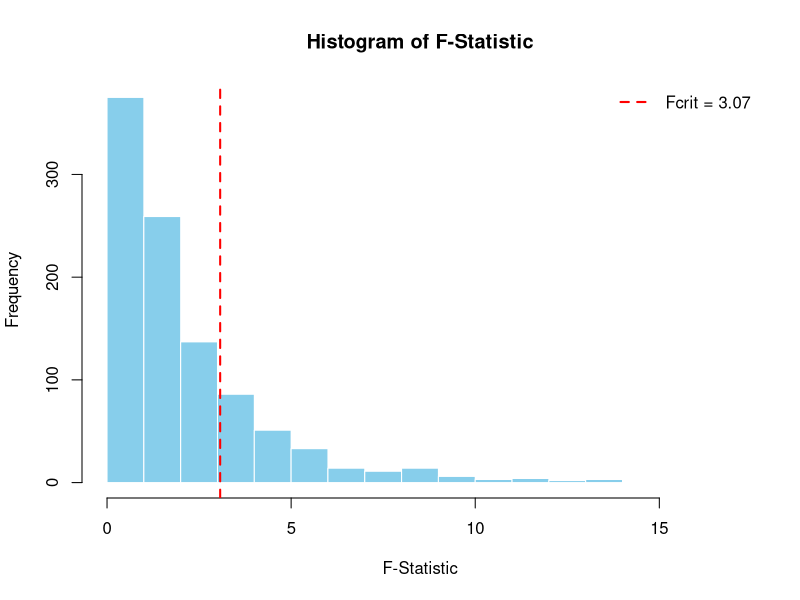
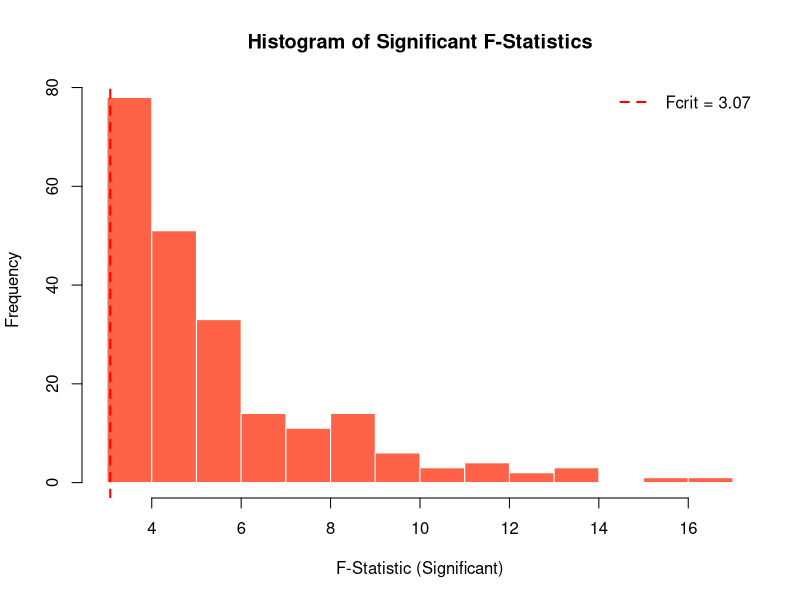
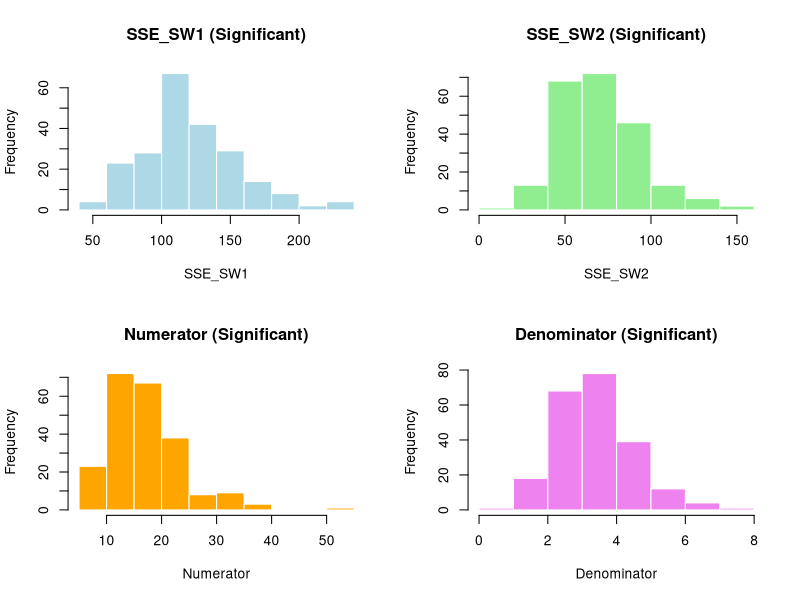
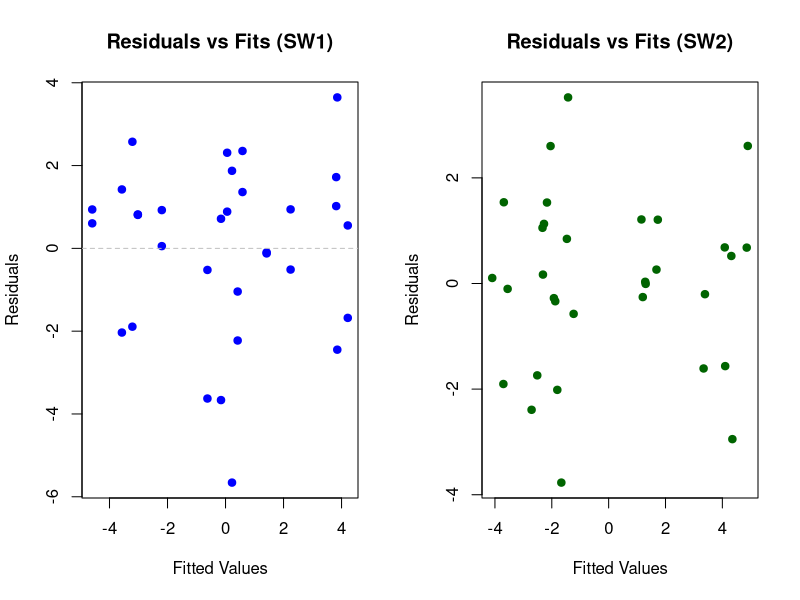
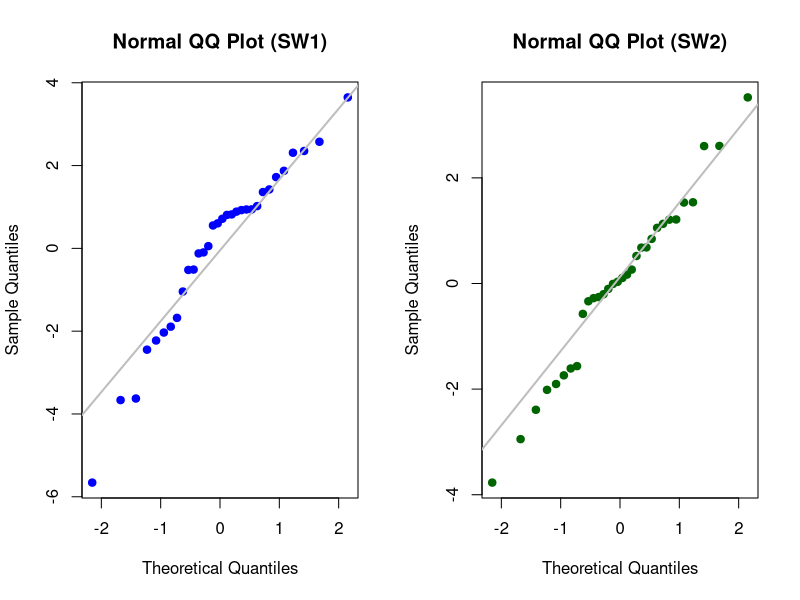
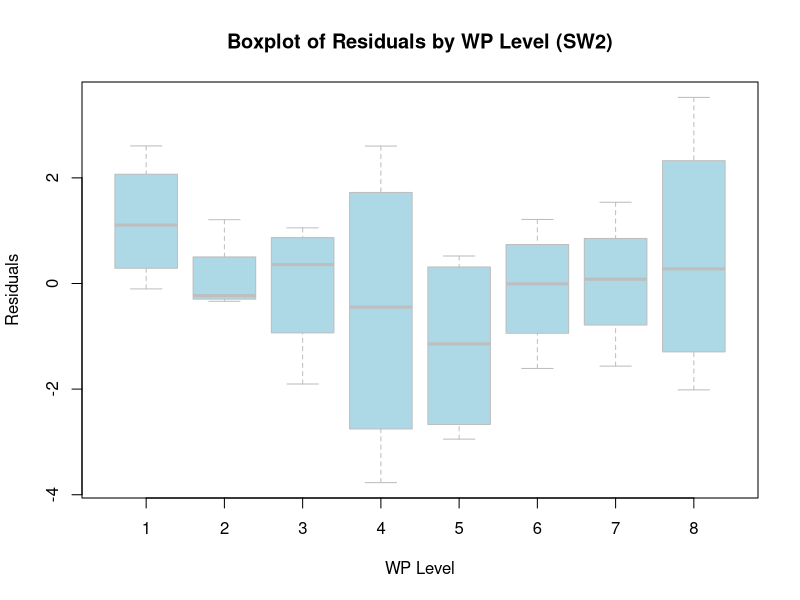
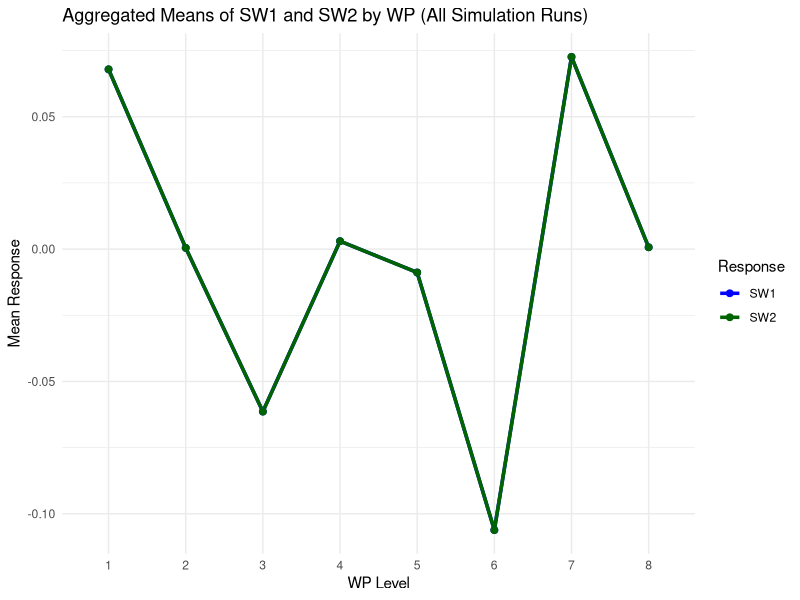

R code for these plots, in order:
## ---- chunk 1
knitr::opts_chunk$set(echo = TRUE)
## ---- chunk 2

# Standalone R script for split-plot simulation and diagnostics
# This script allows interactive inspection of model objects and F-test results

# Load required libraries
library(lmerTest)
library(ggplot2)
library(dplyr)

# ---- User parameters ----
HTC <- 2
ETC <- 2
r <- 2
nsim <- 1000 # Set to a small number for demonstration
Intercept <- 10
w_names <- paste0("w", 1:HTC)
s_names <- paste0("s", 1:ETC)
interaction_names <- c(
  if (length(w_names) > 1) combn(w_names, 2, FUN = function(x) paste(x, collapse = ":")),
  if (length(s_names) > 1) combn(s_names, 2, FUN = function(x) paste(x, collapse = ":")),
  as.vector(outer(w_names, s_names, paste, sep = ":"))
)
Sigma2_W <- 1
Sigma2_S <- 5


# Effect values (customize as needed)
effect_input_map <- list(Intercept = 10)
effect_input_map[["w1"]] <- -2
effect_input_map[["s1"]] <- 2
effect_input_map[["s1:s2"]] <- 1
effect_input_map[["w1:s1"]] <- -1
# Assign 0 to all other effects
for (n in w_names) if (is.null(effect_input_map[[n]])) effect_input_map[[n]] <- 0
for (m in s_names) if (is.null(effect_input_map[[m]])) effect_input_map[[m]] <- 0
for (nm in interaction_names) if (is.null(effect_input_map[[nm]])) effect_input_map[[nm]] <- 0

# Set sigma2_W and sigma2_S
Sigma2_W <- 1
Sigma2_S <- 5

# Create all combinations of w and s factors
combined_list <- c(
  setNames(replicate(ETC, c(-1, 1), simplify = FALSE), s_names),
  setNames(replicate(HTC, c(-1, 1), simplify = FALSE), w_names)
)
df_S <- expand.grid(combined_list)
df_rep_S <- df_S[rep(seq_len(nrow(df_S)), r), ]
row.names(df_rep_S) <- NULL
linear_terms_ws <- c(w_names, s_names)
formula_S <- as.formula(paste("~ (", paste(linear_terms_ws, collapse = " + "), ")^2"))
X_S <- model.matrix(formula_S, data = df_rep_S)
colnames(X_S)[1] <- '0'
wpf_terms <- setNames(replicate(HTC, c(-1,1), simplify = FALSE), w_names)
df_W <- expand.grid(wpf_terms)
df_rep_W <- df_W[rep(seq_len(nrow(df_W)), r), ]
row.names(df_rep_W) <- NULL
X_W <- X_S[, !grepl("s", colnames(X_S), ignore.case = TRUE)]
X_SW <- X_S[, grep('s|0', colnames(X_S), value = TRUE)]
colnames(X_SW) <- gsub(":", "_", colnames(X_SW))
set.seed(1)
WP <- as.factor(rep(seq(1, r*2^HTC), each = 2^ETC))
effect_names <- colnames(X_S)

# This code creates a vector of effect values (effects) that matches the order of the model matrix columns (effect_names). For each effect name:
#It checks if the effect value is present in effect_input_map (using the original name or a cleaned version with : replaced by _). If found, it uses that value. If the effect name is "0", it uses the intercept value. If not found, it defaults to 0.

effects <- sapply(effect_names, function(nm) {
  nm_clean <- gsub(":", "_", nm)
  if (!is.null(effect_input_map[[nm]])) {
    effect_input_map[[nm]]
  } else if (!is.null(effect_input_map[[nm_clean]])) {
    effect_input_map[[nm_clean]]
  } else if (nm == "0") {
    effect_input_map[["Intercept"]]
  } else {
    0
  }
})


beta_S <- setNames(effects, effect_names)
names(beta_S)[1] <- "beta*0"
beta_W <- beta_S[!grepl("s", colnames(X_S), ignore.case = TRUE)]
mu_S <- X_S %*% beta_S
mu_W <- X_W %*% beta_W

# --- Simulation functions ---
sim_model_S <- function(X_S, mu_S, mu_W, Sigma2_S, Sigma2_W, WP) {
  n_groups <- length(unique(WP))
  epsilon_W <- rnorm(n_groups, mean = 0, sd = sqrt(Sigma2_W))
  epsilon_W <- rep(epsilon_W, times = table(WP))
  epsilon_S <- rnorm(nrow(X_S), mean = 0, sd = sqrt(Sigma2_S))
  Y_S <- mu_S + epsilon_W + epsilon_S
  Y_W <- mu_W + epsilon_W
  df_S <- data.frame(epsilon_W, df_rep_S, Y_S)
  formula_S <- as.formula(paste("Y_S ~ (", paste(linear_terms_ws, collapse = " + "), ")^2 + (1|WP)"))
  rmodel_S <- lmer(formula_S, data = df_S)
  rmodel_S_summary <- summary(rmodel_S)
  return(list(Y_W = Y_W, Y_S = Y_S, model_S = rmodel_S))
}
sim_model_W <- function(Y_W) {
  Y_W_unique <- unique(Y_W)
  df_W <- data.frame(df_rep_W, Y_W = Y_W_unique)
  formula_W <- as.formula(paste("Y_W ~ (", paste(w_names, collapse = " + "), ")^2"))
  rmodel_W <- summary(lm(formula_W, data = df_W))
  return(rmodel_W)
}
sim_model_SW <- function(X_SW, Y_S, Y_W, X_S) {
  X_SW <- X_SW[,-1]
  df_SW1 <- data.frame(Y_SW1 = Y_S - Y_W, X_SW)
  X_S <- X_S[,-1]
  df_SW2 <- data.frame(Y_SW2 = Y_S - Y_W, X_S)
  formula_SW1 <- as.formula(paste("Y_SW1 ~", paste(colnames(X_SW), collapse = " + ")))
  rmodel_SW1 <- lm(formula_SW1, data = df_SW1)
  formula_SW2 <- as.formula(paste("Y_SW2 ~ (", paste(colnames(X_S), collapse = " + "), ") + (1|WP)"))
  rmodel_SW2 <- lmer(formula_SW2, data = df_SW2)
  return(list(model_SW1 = rmodel_SW1, model_SW2 = rmodel_SW2))
}
perform_F_test <- function(model_SW1, model_SW2) {
  tryCatch({
    SSE_SW1 <- sum(residuals(model_SW1)^2)
    SSE_SW2 <- sum(residuals(model_SW2)^2)
    dfE_SW1 <- model_SW1$df.residual
    
    dfE_SW2 <- nrow(model.frame(model_SW2)) - length(fixef(model_SW2))
    #nrow(model.frame(model_SW2)) gives the total number of observations used in the model.
    #length(fixef(model_SW2)) gives the number of fixed effect parameters estimated in the model.
    
    f_statistic <- ((SSE_SW1 - SSE_SW2) / (dfE_SW1 - dfE_SW2)) / (SSE_SW2 / dfE_SW2)
    Fcrit <- qf(0.95, dfE_SW1 - dfE_SW2, dfE_SW2)
    Significant <- f_statistic > Fcrit
    data.frame(F_statistic = f_statistic, Fcrit = Fcrit, Significant = Significant)
  }, error = function(e) {
    data.frame(F_statistic = NA, Fcrit = NA, Significant = NA)
  })
}

# Collect F-Statistic values and F-test components
F_Stats <- numeric(nsim)
F_components <- data.frame(SSE_SW1 = numeric(nsim), SSE_SW2 = numeric(nsim), dfE_SW1 = numeric(nsim), dfE_SW2 = numeric(nsim), Numerator = numeric(nsim), Denominator = numeric(nsim), F_statistic = numeric(nsim))

# Store Y_SW1, Y_SW2, WP for all simulation runs
Y_SW1_list <- vector("list", nsim)
Y_SW2_list <- vector("list", nsim)
WP_list <- vector("list", nsim)
SW1_bar <- vector("list", nsim)
SW2_bar <- vector("list", nsim)

#Simulation Loop
for (i in 1:nsim) {
  cat("\n--- Simulation Run", i, "---\n")
  sim_S_out <- sim_model_S(X_S, mu_S, mu_W, Sigma2_S, Sigma2_W, WP)
  Y_W <- sim_S_out$Y_W
  Y_S <- sim_S_out$Y_S
  model_S <- sim_S_out$model_S
  model_W <- sim_model_W(Y_W)
  sim_SW_out <- sim_model_SW(X_SW, Y_S, Y_W, X_S)
  model_SW1 <- sim_SW_out$model_SW1
  model_SW2 <- sim_SW_out$model_SW2
  
  # Extract df_SW1 for storage
  df_SW1 <- data.frame(Y_SW1 = Y_S - Y_W, X_SW)
  
  # Calculate and store means of SW1 by WP for this run
  SW1_bar[[i]] <- aggregate(Y_SW1 ~ WP, data = df_SW1, FUN = mean)
  
  # Extract df_SW2 for storage
  df_SW2 <- data.frame(Y_SW2 = model_SW2@frame$Y_SW2, WP = model_SW2@frame$WP)
 
   # Calculate and store means of SW2 by WP for this run
  SW2_bar[[i]] <- aggregate(Y_SW2 ~ WP, data = df_SW2, FUN = mean)
  
  #Perform F-Test
  F_Test <- perform_F_test(model_SW1, model_SW2)
  print(model_SW1)
  print(model_SW2)
  print(F_Test)
  F_Stats[i] <- F_Test$F_statistic
  
  # Store F-test components
  SSE_SW1 <- sum(residuals(model_SW1)^2)
  SSE_SW2 <- sum(residuals(model_SW2)^2)
  dfE_SW1 <- model_SW1$df.residual
  dfE_SW2 <- nrow(model.frame(model_SW2)) - length(fixef(model_SW2))
  Numerator <- (SSE_SW1 - SSE_SW2) / (dfE_SW1 - dfE_SW2)
  Denominator <- SSE_SW2 / dfE_SW2
  F_statistic <- Numerator / Denominator
  F_components[i,] <- c(SSE_SW1, SSE_SW2, dfE_SW1, dfE_SW2, Numerator, Denominator, F_statistic)
  
  # Store Y_SW1, Y_SW2, WP for this run
  Y_SW1_list[[i]] <- df_SW1
  Y_SW2_list[[i]] <- data.frame(Y_SW2 = model_SW2@frame$Y_SW2, WP = model_SW2@frame$WP)
  WP_list[[i]] <- model_SW2@frame$WP
}

## ---- chunk 3
bin_min <- floor(min(F_Stats, na.rm = TRUE))
bin_max <- ceiling(max(F_Stats, na.rm = TRUE))
hist(F_Stats, breaks = seq(bin_min, bin_max, by = 1), main = "Histogram of F-Statistic", xlab = "F-Statistic", col = "skyblue", border = "white")
Fcrit_val <- F_Test$Fcrit
abline(v = Fcrit_val, col = "red", lwd = 2, lty = 2)
legend("topright", legend = paste0("Fcrit = ", round(Fcrit_val, 2)), col = "red", lwd = 2, lty = 2, bty = "n")
## ---- chunk 4
Fcrit_val <- F_Test$Fcrit
F_Stats_sig <- F_Stats[F_Stats > Fcrit_val]
bin_min_sig <- floor(min(F_Stats_sig, na.rm = TRUE))
bin_max_sig <- ceiling(max(F_Stats_sig, na.rm = TRUE))
hist(F_Stats_sig, breaks = seq(bin_min_sig, bin_max_sig, by = 1), main = "Histogram of Significant F-Statistics", xlab = "F-Statistic (Significant)", col = "tomato", border = "white")
abline(v = Fcrit_val, col = "red", lwd = 2, lty = 2)
legend("topright", legend = paste0("Fcrit = ", round(Fcrit_val, 2)), col = "red", lwd = 2, lty = 2, bty = "n")
## ---- chunk 5
# Filter for significant F-Statistics
Fcrit_val <- F_Test$Fcrit
F_components_sig <- F_components[F_components$F_statistic > Fcrit_val,]
# Show summary statistics for each component
summary(F_components_sig)
## Mean Squared Error (MSE) for SW1 and SW2 (last simulation run)
MSE_SW1 <- mean(residuals(model_SW1)^2)
MSE_SW2 <- mean(residuals(model_SW2)^2)
cat("\n")
cat("MSE for SW1:", round(MSE_SW1, 4), "\n")
cat("MSE for SW2:", round(MSE_SW2, 4), "\n")
cat("SSE for SW1:", sum(residuals(model_SW1)^2), "dfE_SW1:", model_SW1$df.residual, "\n")
cat("SSE for SW2:", sum(residuals(model_SW2)^2), "dfE_SW2:", nrow(model.frame(model_SW2)) - length(fixef(model_SW2)), "\n")
## ---- chunk 6
par(mfrow = c(2,2)) # 2x2 grid for 4 histograms
hist(F_components_sig$SSE_SW1, main = "SSE_SW1 (Significant)", xlab = "SSE_SW1", col = "lightblue", border = "white")
hist(F_components_sig$SSE_SW2, main = "SSE_SW2 (Significant)", xlab = "SSE_SW2", col = "lightgreen", border = "white")
hist(F_components_sig$Numerator, main = "Numerator (Significant)", xlab = "Numerator", col = "orange", border = "white")
hist(F_components_sig$Denominator, main = "Denominator (Significant)", xlab = "Denominator", col = "violet", border = "white")
par(mfrow = c(1,1)) # reset layout
## ---- chunk 7
# Fit linear model to decompose variance
lm_fstat <- lm(F_statistic ~ SSE_SW1 + SSE_SW2 + dfE_SW1 + dfE_SW2, data = F_components)
# Get ANOVA table
anova_fstat <- anova(lm_fstat)
# Calculate % contribution for each component
ss_total <- sum(anova_fstat$'Sum Sq')
percent_contrib <- 100 * anova_fstat$'Sum Sq' / ss_total
variance_table <- data.frame(Component = rownames(anova_fstat), Percent_Contribution = round(percent_contrib, 2))
variance_table

## ---- chunk 8
# Example: Use last simulation run's models
# If you want to inspect other runs, you can modify this section
fits_SW1 <- fitted(model_SW1)
resid_SW1 <- residuals(model_SW1)
fits_SW2 <- fitted(model_SW2)
resid_SW2 <- residuals(model_SW2)

par(mfrow = c(1,2))
plot(fits_SW1, resid_SW1, main = "Residuals vs Fits (SW1)", xlab = "Fitted Values", ylab = "Residuals", col = "blue", pch = 19)
abline(h = 0, lty = 2, col = "gray")
plot(fits_SW2, resid_SW2, main = "Residuals vs Fits (SW2)", xlab = "Fitted Values", ylab = "Residuals", col = "darkgreen", pch = 19)
par(mfrow = c(1,1))
par(mfrow = c(1,1))
## ---- chunk 9
par(mfrow = c(1,2))
qqnorm(residuals(model_SW1), main = "Normal QQ Plot (SW1)", col = "blue", pch = 19)
qqline(residuals(model_SW1), col = "gray", lwd = 2)

## Variance Inflation Factors (VIF) for Predictors
qqnorm(residuals(model_SW2), main = "Normal QQ Plot (SW2)", col = "darkgreen", pch = 19)
qqline(residuals(model_SW2), col = "gray", lwd = 2)
par(mfrow = c(1,1))
## ---- chunk 10
# Boxplot of residuals from model_SW2 by WP level (last simulation run)
resid_SW2 <- residuals(model_SW2)
wp_levels_SW2 <- model_SW2@frame$WP
boxplot(resid_SW2 ~ wp_levels_SW2,
        main = "Boxplot of Residuals by WP Level (SW2)",
        xlab = "WP Level",
        ylab = "Residuals",
        col = "lightblue",
        border = "gray")
## ---- chunk 11
# Combine all runs into one data frame for SW1 and SW2
SW1_all <- do.call(rbind, SW1_bar)
SW2_all <- do.call(rbind, SW2_bar)

# Calculate mean by WP level across all runs
SW1_all_bar <- aggregate(Y_SW1 ~ WP, data = SW1_all, FUN = mean)
SW2_all_bar <- aggregate(Y_SW2 ~ WP, data = SW2_all, FUN = mean)

# Merge for plotting
df_SW_12 <- merge(SW1_all_bar, SW2_all_bar, by = "WP")
df_SW_12_long <- tidyr::pivot_longer(df_SW_12, cols = c("Y_SW1", "Y_SW2"), names_to = "Response", values_to = "Mean")

# Plot using ggplot2
ggplot(df_SW_12_long, aes(x = WP, y = Mean, color = Response, group = Response)) +
  geom_line(size = 1.2) +
  geom_point(size = 2) +
  labs(title = "Aggregated Means of SW1 and SW2 by WP (All Simulation Runs)",
       x = "WP Level", y = "Mean Response") +
  scale_color_manual(values = c("Y_SW1" = "blue", "Y_SW2" = "darkgreen"), labels = c("SW1", "SW2")) +
  theme_minimal()
